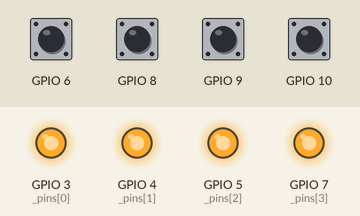
Recording of a program running on a simulated ESP32 board running MicroPython. Shown: output pins drawn as LEDs (lit = HIGH). Inputs (shaded band) come from the test bench; at power-on: GPIO 6, GPIO 8–10 HIGH. WiFi joins after 1.5 s; the clock reads 2024-03-15 10:24:30 at power-on unless the program sets it; no MQTT or app messages arrive unless stated; what the program prints to the serial console is not drawn.

Above: at 2.8 s.
2.9 s: GPIO 6 pulled LOW for 0.15 s
At 4.1 s:
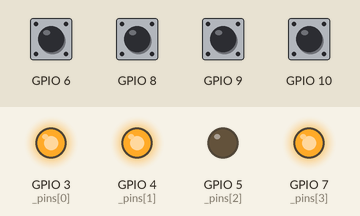
4.5 s: GPIO 8 pulled LOW for 0.15 s
At 5.5 s:
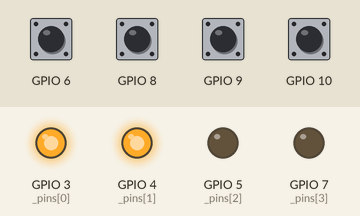
6.1 s: GPIO 9 pulled LOW for 0.15 s
At 7.8 s:
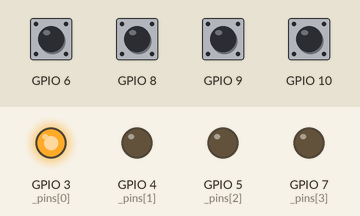
8.1 s: GPIO 6 pulled LOW for 1 s
At 10.1 s:
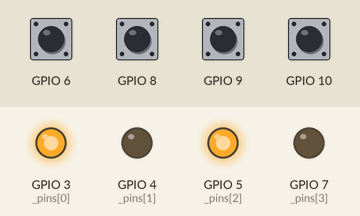
10.6 s: GPIO 10 pulled LOW for 0.15 s
At 11.2 s:
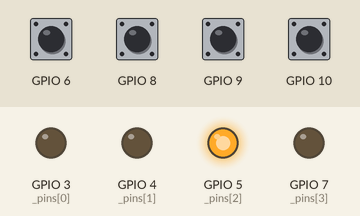
12.2 s: GPIO 8 pulled LOW for 1 s
At 14.5 s:
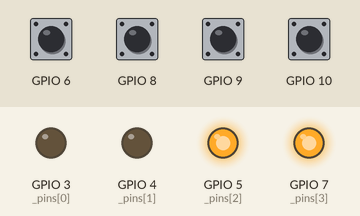
Timing chart, 0 to 15.7 s (numbered marks = the images above; inputs shaded):
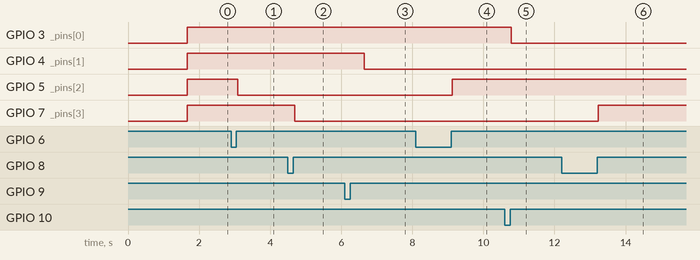

Measured:
- after the input at 2.9 s, GPIO 5 (_pins[2]): HIGH → LOW after 0.18 s
- after the input at 4.5 s, GPIO 7 (_pins[3]): HIGH → LOW after 0.19 s
- after the input at 6.1 s, GPIO 4 (_pins[1]): HIGH → LOW after 0.55 s
- after the input at 8.1 s, GPIO 5 (_pins[2]): LOW → HIGH after 1.0 s
- after the input at 10.6 s, GPIO 3 (_pins[0]): HIGH → LOW after 0.19 s
- after the input at 12.2 s, GPIO 7 (_pins[3]): LOW → HIGH after 1.0 s

The program:

main_mqtt.py
```python
"""路线A: ESP32 直连 EMQX -> JetLinks (MicroPython)

板子本身就是完整设备: 继电器接在自家 GPIO 上, 无需 Modbus、无需 PC 开机。
  上报  /relay-cc/relaycc/properties/report      (仅 relay1~4, 0/1 钳位)
  响应  properties/write | properties/read | function/invoke (all_on/all_off/单路)
平台配置零改动, 直接沿用继电器-cc 产品。

注意:
  1. client_id = relaycc-esp32, 与 PC 模拟器不同, 不会互踢
  2. 实物测试时必须关掉 PC 的 relay_simulator_jl.py, 同一设备双上报会让平台会话错乱

上传到板子:
  mpremote cp config.py relay_hw.py main_mqtt.py :/
  mpremote fs mkdir :/umqtt  (首次)
  mpremote cp umqtt/simple.py :/umqtt/simple.py
  mpremote cp main_mqtt.py :/main.py     # 设为开机自启
  mpremote reset                         # 重启生效
"""
import json
import time
import network
import ntptime
from umqtt.simple import MQTTClient

import config as C
import relay_hw

_T = "/%s/%s/properties" % (C.PRODUCT_ID, C.DEVICE_ID)
TOPIC_REPORT = _T + "/report"
TOPIC_WRITE = _T + "/write"
TOPIC_WRITE_REPLY = _T + "/write/reply"
TOPIC_READ = _T + "/read"
TOPIC_READ_REPLY = _T + "/read/reply"
TOPIC_INVOKE = "/%s/%s/function/invoke" % (C.PRODUCT_ID, C.DEVICE_ID)
TOPIC_INVOKE_REPLY = "/%s/%s/function/invoke/reply" % (C.PRODUCT_ID, C.DEVICE_ID)

_wlan = None
_cli = None
_last_report = None
_seq = 0


def log(*args):
    print("[mqtt]", *args)


def now_ms():
    return int(time.time() * 1000)


def msg_id():
    global _seq
    _seq += 1
    return "esp32-%d-%d" % (now_ms() % 100000000, _seq)


def properties():
    """平台属性: relay1~4, 强制 0/1"""
    props = {}
    for i, s in enumerate(relay_hw.states()):
        props["relay%d" % (i + 1)] = 1 if s else 0
    return props


def ensure_wifi():
    global _wlan
    _wlan = network.WLAN(network.STA_IF)
    if not _wlan.isconnected():
        _wlan.active(True)
        log("连接WiFi:", C.WIFI_SSID)
        _wlan.connect(C.WIFI_SSID, C.WIFI_PASS)
        for _ in range(200):
            time.sleep_ms(200)
            if _wlan.isconnected():
                break
    if not _wlan.isconnected():
        raise OSError("WiFi 连接失败")
    log("WiFi OK, IP:", _wlan.ifconfig()[0])
    try:
        ntptime.settime()               # 同步 UTC 时间, 保证毫秒时间戳正确
    except Exception as e:
        log("NTP 同步失败(不影响功能):", e)


def mqtt_connect():
    global _cli
    _cli = MQTTClient(C.MQTT_CLIENT_ID, C.MQTT_HOST, C.MQTT_PORT,
                      C.MQTT_USER, C.MQTT_PASS, keepalive=0)
    _cli.set_callback(on_msg)
    _cli.connect()
    _cli.subscribe(TOPIC_WRITE, qos=1)
    _cli.subscribe(TOPIC_READ, qos=1)
    _cli.subscribe(TOPIC_INVOKE, qos=1)
    # 清除 EMQX 残留 retained 消息 (与 PC 模拟器行为一致)
    _cli.publish(TOPIC_REPORT, b"", qos=1, retain=True)
    log("MQTT 已连接 %s:%s" % (C.MQTT_HOST, C.MQTT_PORT))


def publish(topic, payload, retain=False):
    _cli.publish(topic, json.dumps(payload), qos=1, retain=retain)


def report():
    publish(TOPIC_REPORT, {"timestamp": now_ms(), "messageId": msg_id(),
                           "properties": properties()})
    log("上报:", properties())


def send_reply(topic, mid, extra, success=True):
    payload = {"timestamp": now_ms(), "messageId": mid, "success": success}
    payload.update(extra)
    publish(topic, payload)


def apply_props(props):
    """把 {"relay1":1,...} 写到 GPIO, 返回实际生效的子集 (值已钳位 0/1)"""
    applied = {}
    for k, v in props.items():
        if not k.startswith("relay"):
            continue
        try:
            idx = int(k[5:]) - 1
        except ValueError:
            continue
        if 0 <= idx < relay_hw.count():
            on = 1 if int(v) else 0
            relay_hw.set(idx, on)
            applied[k] = on
    return applied


def on_msg(topic, payload):
    t = topic.decode() if isinstance(topic, bytes) else topic
    try:
        cmd = json.loads(payload)
    except ValueError:
        log("非JSON消息:", payload[:60])
        return
    mid = cmd.get("messageId", msg_id())

    if t == TOPIC_WRITE:
        props = cmd.get("properties", {})
        applied = apply_props(props)
        log("属性写入:", props, "->", applied)
        send_reply(TOPIC_WRITE_REPLY, mid, {"properties": applied}, bool(applied))
        report()

    elif t == TOPIC_READ:
        send_reply(TOPIC_READ_REPLY, mid, {"properties": properties()})
        log("回复 read/reply")

    elif t == TOPIC_INVOKE:
        fid = cmd.get("functionId", "")
        params = cmd.get("inputs", cmd.get("properties", {}))
        if isinstance(params, list):        # JetLinks 数组格式转 dict
            params = {i.get("name"): i.get("value")
                      for i in params if isinstance(i, dict)}
        if fid in ("all_on", "all_off"):
            on = 1 if fid == "all_on" else 0
            for i in range(relay_hw.count()):
                relay_hw.set(i, on)
            applied = {"relay%d" % (i + 1): on for i in range(relay_hw.count())}
        else:
            applied = apply_props(params)
        log("功能调用:", fid, params, "->", applied)
        send_reply(TOPIC_INVOKE_REPLY, mid, {}, bool(applied))
        report()


def run():
    ensure_wifi()
    relay_hw.init()
    relay_hw.attach_buttons(C.BUTTON_MAP)   # SW1~4短按各切一路, SW2双击切全部
    global _last_report
    while True:
        try:
            mqtt_connect()
            report()
            _last_report = properties()
            next_check = time.ticks_add(time.ticks_ms(), 5000)
            while True:
                _cli.check_msg()                       # 处理下行命令
                if time.ticks_diff(time.ticks_ms(), next_check) >= 0:
                    cur = properties()
                    if cur != _last_report:            # 值变化才上报, 省流量
                        report()
                        _last_report = cur
                    next_check = time.ticks_add(time.ticks_ms(), 5000)
                time.sleep_ms(50)
        except Exception as e:
            log("连接异常, 5s后重连:", e)
            try:
                _cli.disconnect()
            except Exception:
                pass
            time.sleep(5)
            try:
                ensure_wifi()
            except Exception as e2:
                log("WiFi 重连失败:", e2)


run()
```

config.py
```python
"""ESP32 四路继电器板 - 全局配置 (两条路线共用)

使用前必改:
  1. WIFI_SSID / WIFI_PASS      -> 改成实验室 WiFi 或手机热点
  2. RELAY_PINS                 -> 改成卖家资料里 4 路继电器实际接的 GPIO
  3. RELAY_ACTIVE_LOW           -> 低电平触发 True / 高电平触发 False (看商品页或例程)
"""

# ---------- WiFi ----------
WIFI_SSID = "Office-WiFi"       # 实验室 WiFi
WIFI_PASS = "yh82922868"

# ---------- 路线A: MQTT 直连 EMQX -> JetLinks ----------
MQTT_HOST = "172.16.4.211"
MQTT_PORT = 9783
MQTT_USER = "test"
MQTT_PASS = "123456"
MQTT_CLIENT_ID = "relaycc-esp32"      # 必须与 PC 模拟器 relaycc-jl 不同, 避免互踢
PRODUCT_ID = "relay-cc"               # 沿用平台现有产品, 平台配置零改动
DEVICE_ID = "relaycc"

# ---------- 继电器硬件 ----------
RELAY_PINS = [3, 4, 5, 7]             # 卖家图: 四路继电器从左至右 IO3/IO4/IO5/IO7
RELAY_ACTIVE_LOW = False              # 高电平触发 (2024-09 实测)

# ---------- 板载按键 ----------
# (按键 GPIO, 继电器序号0起): SW1=IO10->继电器1, SW2=IO9->继电器2, SW3=IO6->继电器3, SW4=IO8->继电器4
BUTTON_MAP = [(10, 0), (9, 1), (6, 2), (8, 3)]
BUTTON_BOOT_GPIO = 9                  # SW2 与 BOOT 共用: 短按切继电器2, 双击切换全部

# ---------- 路线B: Modbus TCP 从站 ----------
MODBUS_PORT = 502
MODBUS_UNIT_ID = 7                    # 与实验室从站一致 (7组专用)
```

relay_hw.py
```python
"""继电器硬件抽象: 逻辑状态(0/1) <-> GPIO 电平, 板载按键扫描

逻辑状态为唯一事实来源, GPIO 电平由 ACTIVE_LOW 换算。
板级接线固定, 常量内置在本文件; 用户可变配置(WiFi/MQTT)在 app_config.py。

按键:
  SW1(IO10) 短按=切继电器1; 长按5秒=请求进入配网模式
  SW2(IO9, 即BOOT键) 短按=切继电器2; 双击=4路全开<->全关
  SW3(IO6) 短按=切继电器3   SW4(IO8) 短按=切继电器4
"""
from machine import Pin, Timer
import time

# ---------- 板级固定接线 ----------
RELAY_PINS = [3, 4, 5, 7]              # 继电器1~4 -> IO3/4/5/7
RELAY_ACTIVE_LOW = False               # 高电平触发 (实测)
BUTTON_MAP = [(10, 0), (9, 1), (6, 2), (8, 3)]   # (按键GPIO, 继电器序号0起)
BUTTON_BOOT_GPIO = 9                   # SW2: 双击切全部
BUTTON_CONFIG_GPIO = 10                # SW1: 长按5秒进配网
CONFIG_LONGPRESS_MS = 5000
DOUBLECLICK_MS = 350

_state = [0] * len(RELAY_PINS)
_pins = []
_config_request = False                # 主循环轮询: SW1 长按5秒置位


def init():
    """初始化 GPIO, 上电时继电器全部置为开"""
    global _pins
    _pins = [Pin(p, Pin.OUT) for p in RELAY_PINS]
    for i in range(len(_pins)):
        _state[i] = 1
        _apply(i)


def _level(on):
    """逻辑开关 -> GPIO 电平"""
    if RELAY_ACTIVE_LOW:
        return 0 if on else 1
    return 1 if on else 0


def _apply(i):
    _pins[i].value(_level(_state[i]))


def set(i, on):
    """设置第 i 路 (0起) 逻辑状态: 1=开 0=关"""
    if 0 <= i < len(_state):
        _state[i] = 1 if on else 0
        _apply(i)


def get(i):
    return _state[i]


def states():
    return list(_state)


def count():
    return len(_state)


def config_requested():
    """主循环调用: SW1 长按5秒请求过配网? (读取并清除)"""
    global _config_request
    if _config_request:
        _config_request = False
        return True
    return False


# ---------- 按键扫描 ----------
_btn_timer = None


def toggle(idx):
    """切换单路, 返回新状态"""
    new = 0 if _state[idx] else 1
    _state[idx] = new
    _apply(idx)
    return new


def toggle_all():
    """全部继电器一起翻转 (全开<->全关), 返回新的状态"""
    new = 0 if all(_state) else 1
    for i in range(len(_state)):
        _state[i] = new
        _apply(i)
    return new


def attach_buttons(mapping=None, double_ms=DOUBLECLICK_MS):
    """启动按键扫描定时器 (20ms 周期)。

      - 普通键: 松开即切换对应一路
      - SW2(BOOT): 短按切继电器2, double_ms 内双击切全部
      - SW1: 按住 CONFIG_LONGPRESS_MS 毫秒 -> 请求配网模式, 松开不再触发短按
    """
    global _btn_timer
    if mapping is None:
        mapping = BUTTON_MAP
    keys = []
    for gpio, idx in mapping:
        keys.append({
            'gpio': gpio, 'idx': idx,
            'is_boot': gpio == BUTTON_BOOT_GPIO,
            'is_config': gpio == BUTTON_CONFIG_GPIO,
            'pin': Pin(gpio, Pin.IN, Pin.PULL_UP),
            'last_raw': 1, 'settled': 1, 'armed': False,
            'clicks': 0, 't_release': 0,
            't_press': 0, 'long_fired': False,
        })

    def scan(_t):
        global _config_request
        now = time.ticks_ms()
        for k in keys:
            raw = k['pin'].value()
            if raw != k['last_raw']:          # 电平抖动中, 等它稳定
                k['last_raw'] = raw
                continue
            if raw != k['settled']:
                k['settled'] = raw
                if raw == 0:                  # 稳定按下
                    k['armed'] = True
                    k['long_fired'] = False
                    k['t_press'] = now
                else:                         # 稳定松开
                    k['armed'] = False
                    if k['long_fired']:       # 长按已触发, 松开不再短按
                        k['long_fired'] = False
                    elif k['is_boot']:
                        k['clicks'] += 1
                        k['t_release'] = now
                        if k['clicks'] >= 2:  # 双击 -> 全部切换
                            k['clicks'] = 0
                            new = toggle_all()
                            print("[relay_hw] BOOT 双击: 全部 -> %s"
                                  % ("开" if new else "关"))
                    else:
                        new = toggle(k['idx'])
                        print("[relay_hw] SW(IO%d) 短按: 继电器%d -> %s"
                              % (k['gpio'], k['idx'] + 1, "开" if new else "关"))
                continue
            # 电平稳定中
            if raw == 0 and k['is_config'] and k['armed'] and not k['long_fired']:
                if time.ticks_diff(now, k['t_press']) >= CONFIG_LONGPRESS_MS:
                    k['long_fired'] = True
                    _config_request = True
                    print("[relay_hw] SW1 长按5秒: 请求进入配网模式")
            if (k['is_boot'] and k['clicks'] == 1 and raw == 1
                    and time.ticks_diff(now, k['t_release']) > double_ms):
                # BOOT 单击后超时未等到第二次按下 -> 按单击处理
                k['clicks'] = 0
                new = toggle(k['idx'])
                print("[relay_hw] SW(IO%d) 短按: 继电器%d -> %s"
                      % (k['gpio'], k['idx'] + 1, "开" if new else "关"))

    _btn_timer = Timer(0)
    _btn_timer.init(period=20, mode=Timer.PERIODIC, callback=scan)
```
